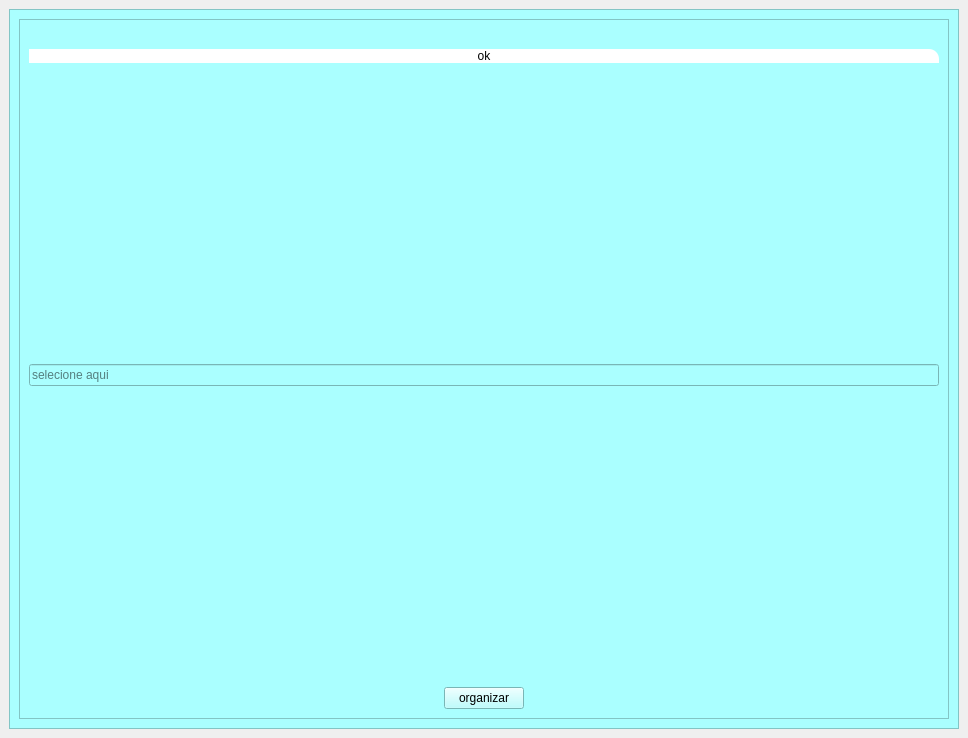
<?xml version="1.0" encoding="UTF-8"?>
<ui version="4.0">
 <class>MainWindow</class>
 <widget class="QMainWindow" name="MainWindow">
  <property name="geometry">
   <rect>
    <x>0</x>
    <y>0</y>
    <width>968</width>
    <height>738</height>
   </rect>
  </property>
  <property name="windowTitle">
   <string>MainWindow</string>
  </property>
  <widget class="QWidget" name="centralwidget">
   <layout class="QHBoxLayout" name="horizontalLayout_2">
    <item>
     <widget class="QFrame" name="frame_teste">
      <property name="styleSheet">
       <string notr="true">background-color: rgb(170, 255, 255);</string>
      </property>
      <property name="frameShape">
       <enum>QFrame::StyledPanel</enum>
      </property>
      <property name="frameShadow">
       <enum>QFrame::Raised</enum>
      </property>
      <layout class="QHBoxLayout" name="horizontalLayout_3">
       <item>
        <widget class="QFrame" name="frame_teste_2">
         <property name="frameShape">
          <enum>QFrame::StyledPanel</enum>
         </property>
         <property name="frameShadow">
          <enum>QFrame::Raised</enum>
         </property>
         <layout class="QVBoxLayout" name="verticalLayout">
          <item>
           <widget class="QLabel" name="lbl_pasta">
            <property name="text">
             <string>&lt;html&gt;&lt;head/&gt;&lt;body&gt;&lt;p align=&quot;center&quot;&gt;&lt;img src=&quot;:/emai/icon arquivo.png&quot;/&gt;&lt;/p&gt;&lt;/body&gt;&lt;/html&gt;</string>
            </property>
           </widget>
          </item>
          <item>
           <widget class="QPushButton" name="btn_ok">
            <property name="cursor">
             <cursorShape>CrossCursor</cursorShape>
            </property>
            <property name="styleSheet">
             <string notr="true">background-color: rgb(255,255,255);
border-top-right-radius:10px;</string>
            </property>
            <property name="text">
             <string>ok</string>
            </property>
           </widget>
          </item>
          <item>
           <spacer name="verticalSpacer_2">
            <property name="orientation">
             <enum>Qt::Vertical</enum>
            </property>
            <property name="sizeHint" stdset="0">
             <size>
              <width>20</width>
              <height>40</height>
             </size>
            </property>
           </spacer>
          </item>
          <item>
           <widget class="QLineEdit" name="lineEdit">
            <property name="placeholderText">
             <string>selecione aqui</string>
            </property>
           </widget>
          </item>
          <item>
           <spacer name="verticalSpacer">
            <property name="orientation">
             <enum>Qt::Vertical</enum>
            </property>
            <property name="sizeHint" stdset="0">
             <size>
              <width>8</width>
              <height>36</height>
             </size>
            </property>
           </spacer>
          </item>
          <item alignment="Qt::AlignHCenter">
           <widget class="QPushButton" name="btn_organizar">
            <property name="text">
             <string>organizar</string>
            </property>
           </widget>
          </item>
         </layout>
        </widget>
       </item>
      </layout>
     </widget>
    </item>
   </layout>
  </widget>
 </widget>
 <resources>
  <include location="../../icon/icons.qrc"/>
 </resources>
 <connections/>
</ui>
